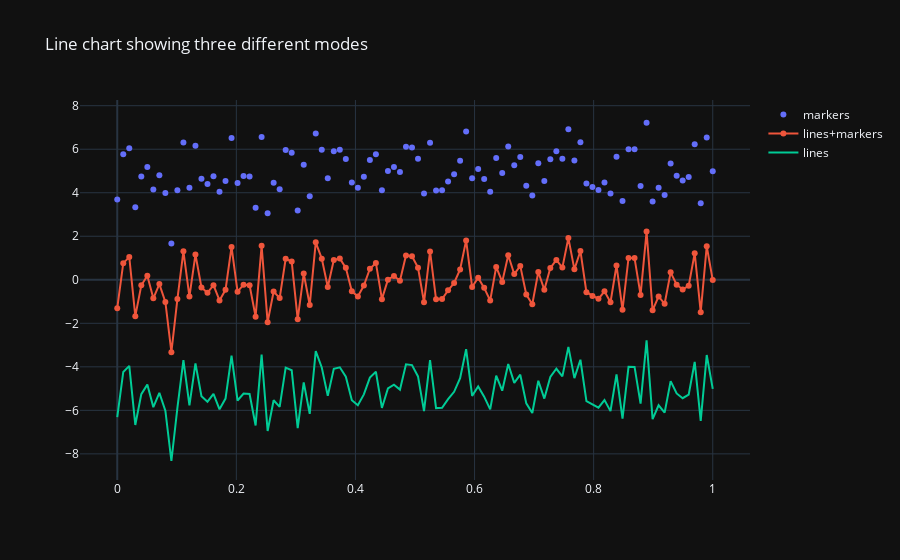

Notebook cell for this chart:
### Code cell
# 1000 values from the interval <0,1>, equidistantly divided
x_values = np.linspace(0, 1, 100)

# 100 sample from a standard normal distribution
y_values = np.random.randn(100)

# create traces
trace0 = go.Scatter(
    x = x_values,
    y = y_values+5,
    mode = 'markers',
    name = 'markers'
)
trace1 = go.Scatter(
    x = x_values,
    y = y_values,
    mode = 'lines+markers',
    name = 'lines+markers'
)
trace2 = go.Scatter(
    x = x_values,
    y = y_values-5,
    mode = 'lines',
    name = 'lines'
)

# create the data
data = [trace0, trace1, trace2]  # assign traces to data

# create the layout
layout = go.Layout(
    title = 'Line chart showing three different modes'
)

# crate the fig
fig = go.Figure(data=data,layout=layout)
fig.show()
